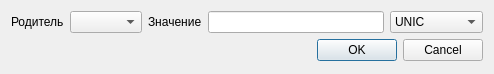
<?xml version="1.0" encoding="UTF-8"?>
<ui version="4.0">
 <class>AddFrame</class>
 <widget class="QDialog" name="AddFrame">
  <property name="geometry">
   <rect>
    <x>0</x>
    <y>0</y>
    <width>494</width>
    <height>74</height>
   </rect>
  </property>
  <property name="windowTitle">
   <string>Dialog</string>
  </property>
  <layout class="QGridLayout" name="gridLayout">
   <item row="0" column="0">
    <widget class="QLabel" name="label">
     <property name="text">
      <string>Родитель</string>
     </property>
    </widget>
   </item>
   <item row="0" column="1">
    <widget class="QComboBox" name="comboBox_parentFrame"/>
   </item>
   <item row="0" column="2">
    <widget class="QLabel" name="label_2">
     <property name="text">
      <string>Значение</string>
     </property>
    </widget>
   </item>
   <item row="0" column="3">
    <widget class="QLineEdit" name="lineEdit_frameValue"/>
   </item>
   <item row="0" column="4">
    <widget class="QComboBox" name="comboBox">
     <item>
      <property name="text">
       <string>UNIC</string>
      </property>
     </item>
     <item>
      <property name="text">
       <string>SAME</string>
      </property>
     </item>
     <item>
      <property name="text">
       <string>OVERRIDE</string>
      </property>
     </item>
    </widget>
   </item>
   <item row="1" column="0" colspan="5">
    <widget class="QDialogButtonBox" name="buttonBox">
     <property name="orientation">
      <enum>Qt::Horizontal</enum>
     </property>
     <property name="standardButtons">
      <set>QDialogButtonBox::Cancel|QDialogButtonBox::Ok</set>
     </property>
    </widget>
   </item>
  </layout>
 </widget>
 <resources/>
 <connections>
  <connection>
   <sender>buttonBox</sender>
   <signal>accepted()</signal>
   <receiver>AddFrame</receiver>
   <slot>accept()</slot>
   <hints>
    <hint type="sourcelabel">
     <x>248</x>
     <y>254</y>
    </hint>
    <hint type="destinationlabel">
     <x>157</x>
     <y>274</y>
    </hint>
   </hints>
  </connection>
  <connection>
   <sender>buttonBox</sender>
   <signal>rejected()</signal>
   <receiver>AddFrame</receiver>
   <slot>reject()</slot>
   <hints>
    <hint type="sourcelabel">
     <x>316</x>
     <y>260</y>
    </hint>
    <hint type="destinationlabel">
     <x>286</x>
     <y>274</y>
    </hint>
   </hints>
  </connection>
 </connections>
</ui>
